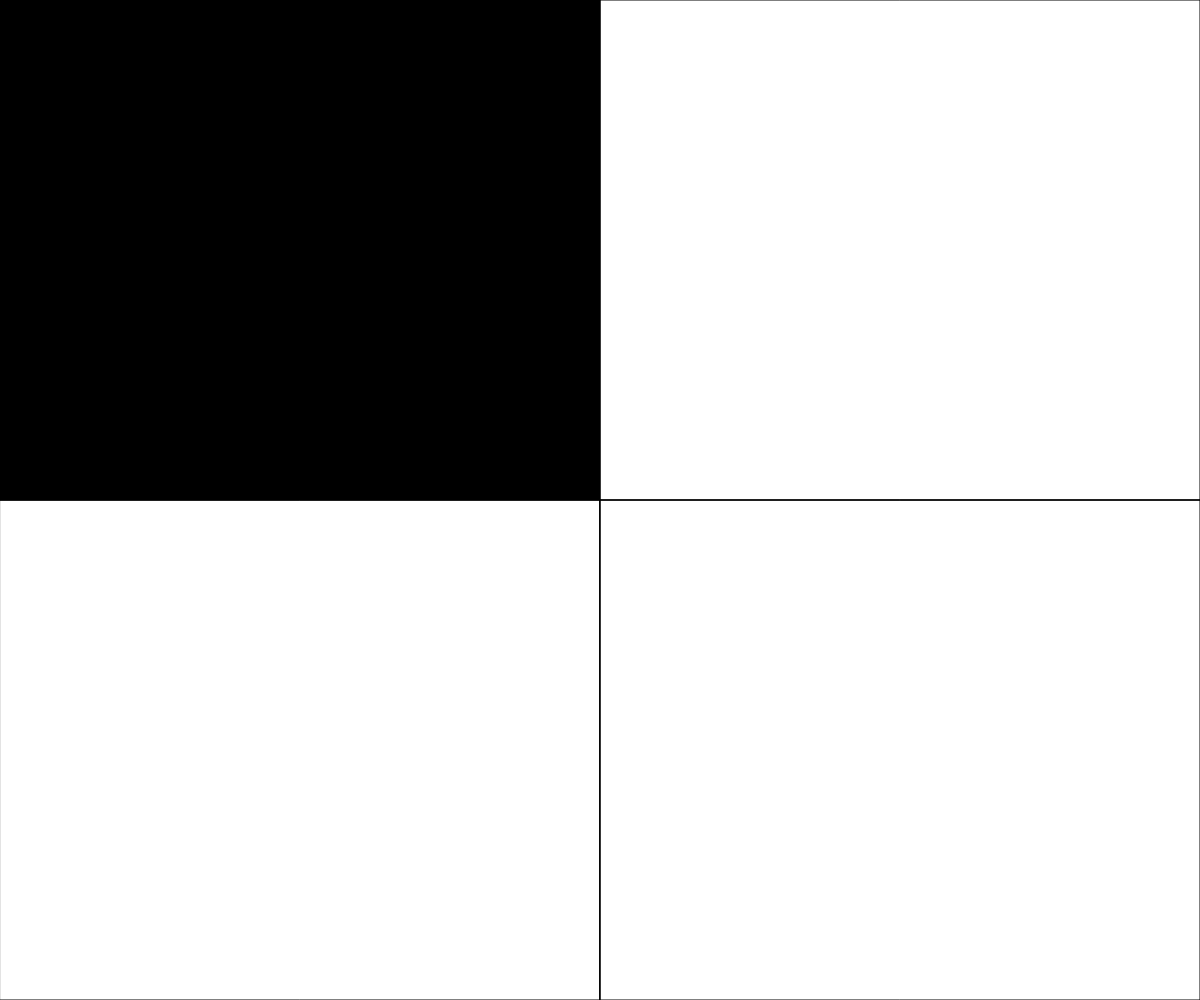
Frame 1 (no input)
Frame 60 (no input): identical to frame 1, image omitted
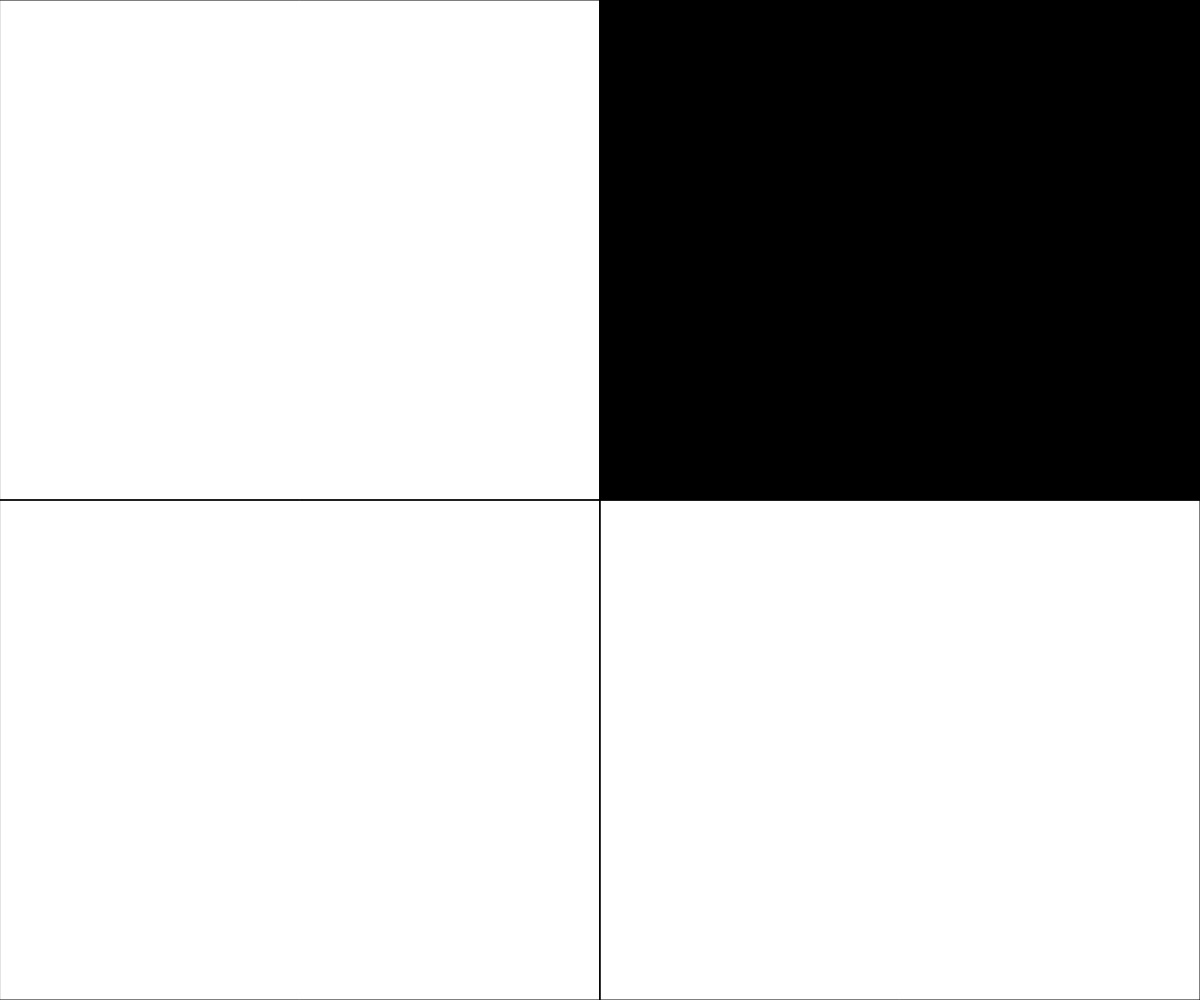
Frame 120 (the mouse pressed at the canvas centre since frame 60)

The p5.js sketch that drew these frames (run headless with seeded random() and noise() and a simulated clock; from frame 60 on, the mouse is pressed at the canvas centre):

// p5.js sketch
// ── sketch.js
// Project Title
// Your Name
// Date
//
// Extra for Experts:
// - describe what you did to take this project "above and beyond"

// Project Title
// Your Name
// Date
//
// Extra for Experts:
// - describe what you did to take this project "above and beyond"

let tLeft, tRight,bRight,bLeft;   //Boolean state variables 
let TleftFade = 0;
let TrightFade = 0;
let BleftFade = 0;
let BrightFade = 0;
const FADE_SPEED = 10;
function setup() {
  createCanvas(windowWidth, windowHeight);
  tLeft = true;
  tRight = false;
  bRight = false;
  bLeft = false;
}

function draw() {
  background(255);
  line(width/2, 0, width/2,height);
  line(0,height/2,width,height/2);
  updateCurrentSide();
  print(" top Left: " + tLeft + "\t top Right: " + tRight + " bottom Left: " + bLeft + "\t bottom Right: " + bRight);
  Fade();
}


function updateCurrentSide(){
  //update the state variables to represent which side of the canvas
  //the mouse is presently on.
  if(mouseX < height/2 && mouseY < width/2){
    //mouse is on the TOP LEFT

    tLeft = true;
    tRight = false;
    bLeft = false;
    bRight = false;
  }
  else if(mouseX > height/2 && mouseY < width/2){
    // mouse is on the Top RIGHT
    tLeft = false;
    tRight = true;
    bLeft = false;
    bRight = false;
  }
  else if ( mouseX < height/2 && mouseY > width/2){ 
    // mouse is on the bottom left
    bLeft = true;
    bRight = false;
    tLeft = false;
    tRight = false;
  
  }     

  else{
    //mouse is on the  Bottom RIGHT
    tLeft = false;
    tRight = false;
    bRight = true;
    bLeft = false;
  }
}

function Fade(){
  if(tLeft){   // the rectangle on top left fades in 
    TleftFade = 255;
    
  }
  else{
    TleftFade -= FADE_SPEED;
  }
  fill(0,0,0,TleftFade);
  rect(0,0,width/2,height/2);

  if(bLeft){   
    BleftFade = 255; // rectangle on bottom left fades in
    
  }
  else{
    BleftFade -= FADE_SPEED;
  }
  fill(0,0,0,BleftFade);
  rect(0,height/2,width/2,height/2);

  if(bRight){ 
    BrightFade = 255; // rectangle on botton right fades in
  }
  else{
    BrightFade -= FADE_SPEED;
  }
  fill(0,0,0,BrightFade);
  rect(width/2,height/2,width/2,height/2);
  
  if(tRight){   
    TrightFade = 255; // rectangle on top right fades in
    
  }
  else{
    TrightFade -= FADE_SPEED;
  }
  fill(0,0,0,TrightFade);
  rect(width/2,0,width/2,height/2);
}
